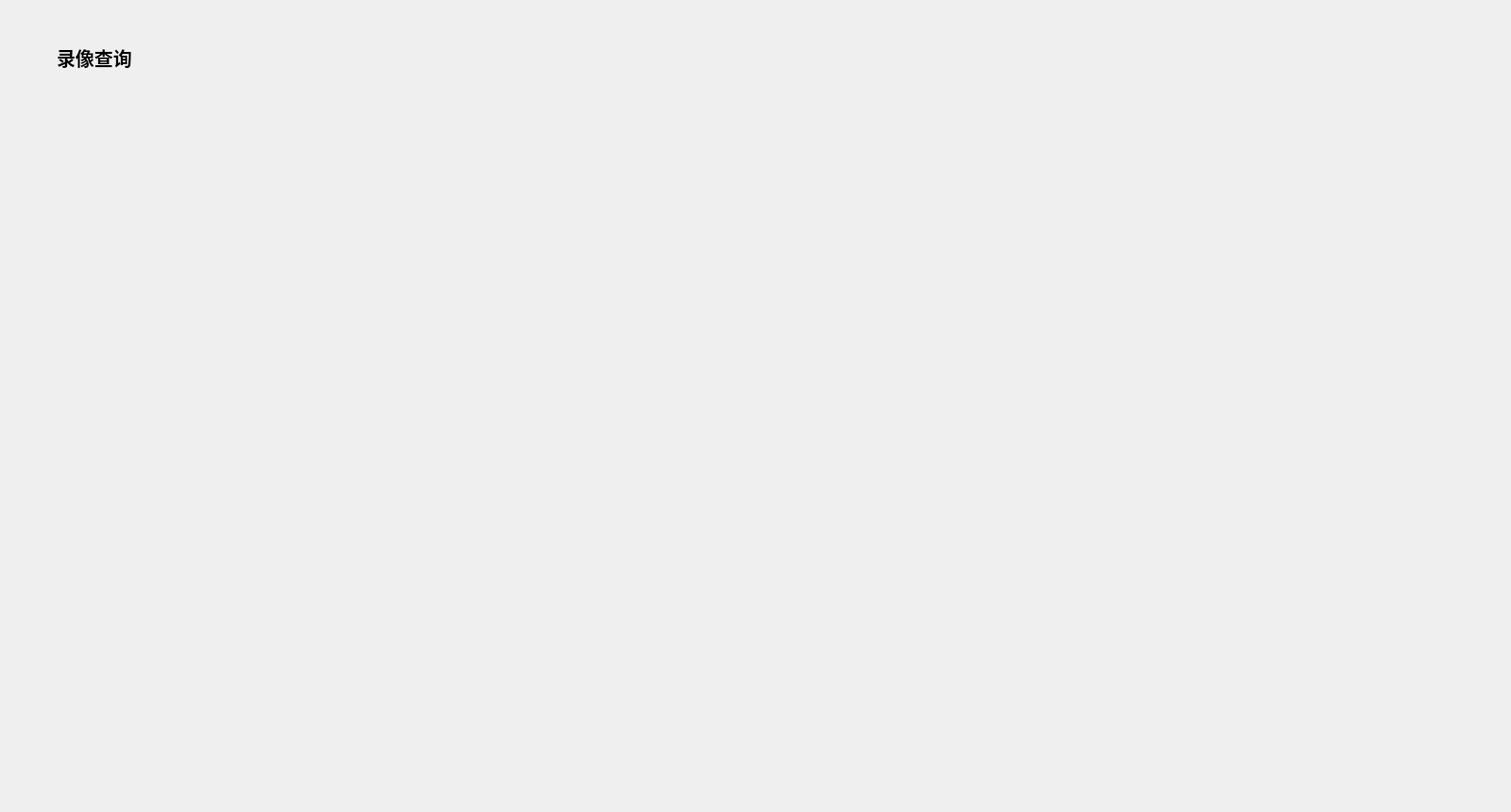
<?xml version="1.0" encoding="UTF-8"?>
<ui version="4.0">
 <class>scene4</class>
 <widget class="QDialog" name="scene4">
  <property name="geometry">
   <rect>
    <x>0</x>
    <y>0</y>
    <width>1600</width>
    <height>860</height>
   </rect>
  </property>
  <property name="windowTitle">
   <string>Dialog</string>
  </property>
  <widget class="QLabel" name="label">
   <property name="geometry">
    <rect>
     <x>60</x>
     <y>40</y>
     <width>321</width>
     <height>41</height>
    </rect>
   </property>
   <property name="font">
    <font>
     <pointsize>15</pointsize>
     <weight>75</weight>
     <bold>true</bold>
    </font>
   </property>
   <property name="text">
    <string>录像查询</string>
   </property>
  </widget>
 </widget>
 <resources/>
 <connections/>
</ui>
